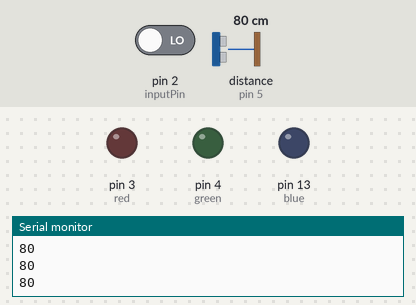
Recording of a sketch running on a simulated Arduino Uno, built with avr-gcc and run on an emulated ATmega328P. Shown: output pins drawn as LEDs (lit = HIGH), the last lines printed to the serial monitor. Wiring (inferred from the names in the program): ultrasonic range finder: trigger pin 6; echo pin 5. Inputs (shaded band) come from the test bench; at power-on: pin 2 (inputPin) LOW, distance to the obstacle (sensor on pin 5) 80 cm. The echo pulse lasts 58.3 µs per cm; pins used as bus, display or sensor lines are not drawn.

Above: at 1.2 s.
1.3 s: pin 2 (inputPin) driven HIGH
At 2.1 s:
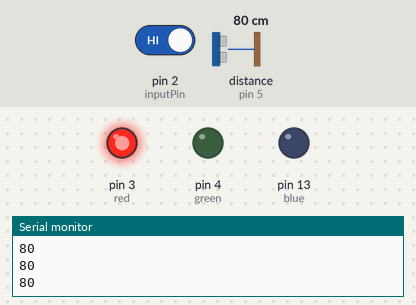
4.3 s: distance to the obstacle (sensor on pin 5) set to 43 cm
5.8 s: distance to the obstacle (sensor on pin 5) set to 37 cm
At 6.8 s:
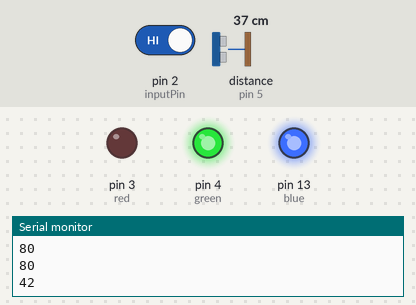
8.8 s: distance to the obstacle (sensor on pin 5) set to 29 cm
10.3 s: distance to the obstacle (sensor on pin 5) set to 24 cm
At 10.9 s:
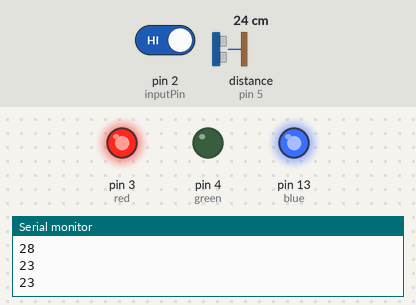
11.8 s: distance to the obstacle (sensor on pin 5) set to 12 cm
13.3 s: distance to the obstacle (sensor on pin 5) set to 9 cm
At 14.7 s:
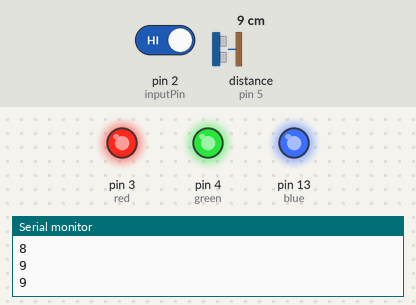
Timing chart, 0 to 15.8 s (numbered marks = the images above; inputs shaded):
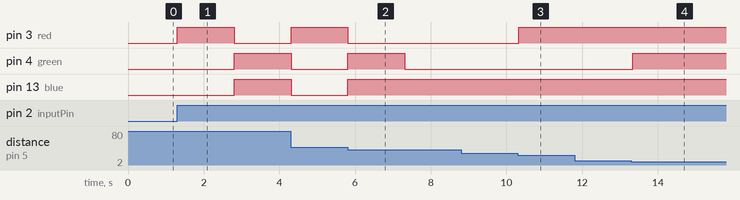

Measured:
- the behaviour switches between 41 and 40 cm on distance to the obstacle (sensor on pin 5) (found by bisection; images 1 and 2)
- the behaviour switches between 26 and 25 cm on distance to the obstacle (sensor on pin 5) (found by bisection; images 2 and 3)
- the behaviour switches between 11 and 10 cm on distance to the obstacle (sensor on pin 5) (found by bisection; images 3 and 4)
- after the input at 1.3 s, pin 3 (red): LOW → HIGH at once, → LOW 1.5 s later; pin 4 (green), pin 13 (blue): LOW → HIGH after 1.5 s
- after the input at 5.8 s, pin 3 (red): goes on until 5.8 s, then stays LOW; pin 13 (blue): goes on until 5.8 s, then stays HIGH
- after the input at 10.3 s, pin 3 (red): LOW → HIGH at once
- after the input at 13.3 s, pin 4 (green): LOW → HIGH at once

The sketch:

lampa.ino
```cpp
//#include<UltraDistSensor.h>
#include <Wire.h>
int blue = 13;// choose the pin for the LED
int red = 3;
int green = 4;
int inputPin = 2; // choose the input pin (for PIR sensor)             // we start, assuming no motion detected
int const trigPin = 6;
int const echoPin = 5;
int val = 0; // variable for reading the pin status

int distance;
//UltraDistSensor s;

long readUltrasonicDistance(int triggerPin, int echoPin)
{
    pinMode(triggerPin, OUTPUT);
    digitalWrite(triggerPin, LOW);
    delayMicroseconds(2);
    //trigger pin -> high pt 5 microsecunde
    digitalWrite(triggerPin, HIGH);
    delayMicroseconds(5);
    digitalWrite(triggerPin, LOW);
    pinMode(echoPin, INPUT);
    return pulseIn(echoPin, HIGH);
}

void setup() {
  pinMode(blue, OUTPUT); // declare LED as output
  pinMode(red, OUTPUT);
  pinMode(green, OUTPUT);
  pinMode(inputPin, INPUT); // declare sensor as input
  pinMode(trigPin, OUTPUT);
  pinMode(echoPin, INPUT);
  Serial.begin(9600);
}

void loop(){
  val = digitalRead(inputPin); // read input value
  distance = 0.01723 * readUltrasonicDistance(6, 5);
  Serial.println(distance);
//  distance = s.distanceInCm();
  if (val == HIGH) { // check if the input is HIGH
    if (distance > 40){
      digitalWrite(red,HIGH);
      digitalWrite(blue,LOW);
      digitalWrite(green,LOW);
      delay(1500);
      digitalWrite(red,LOW);
      digitalWrite(blue,HIGH);
      digitalWrite(green,HIGH);
      delay(1500);
    }
    if (distance > 25 && distance < 40){
      digitalWrite(blue, HIGH);
      digitalWrite(green, LOW);
      digitalWrite(red, LOW);
      delay(500);
    }
    if (distance > 10 && distance < 25){
      digitalWrite(green, LOW);
      digitalWrite(blue, HIGH);
      digitalWrite(red, HIGH);
      delay(500);
    }
    if (distance < 10){
      digitalWrite(red, HIGH);
      digitalWrite(green, HIGH);
      digitalWrite(blue, HIGH);
      delay(500);
    }
  }
  else {
    digitalWrite(blue, LOW);
    digitalWrite(green, LOW);
    digitalWrite(red, LOW);
  }
}
```
